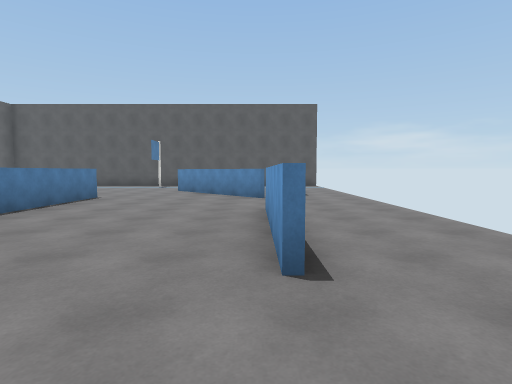
view 1 (above)

20 first-person views from a walk through a 3-D level made in the Unity game engine. The camera is 1.4 m above the floor, tilts 4° down and sees 80° across. The floor is counted in squares, 2 m on a side. Each view is taken from the middle of a square. On the plan, view 1 faces up. The plan holds only what a view shows up to about 10 squares ahead; the rest is blank. Surface patterns are stand-ins for the level's own textures.

view 2
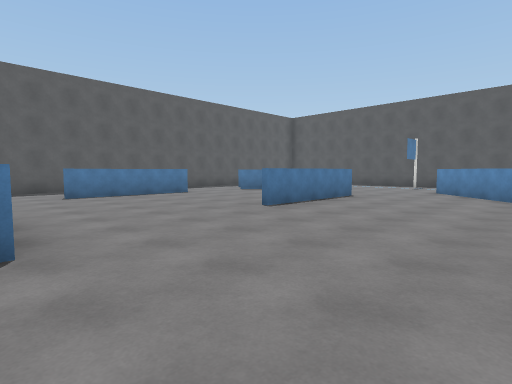

view 3
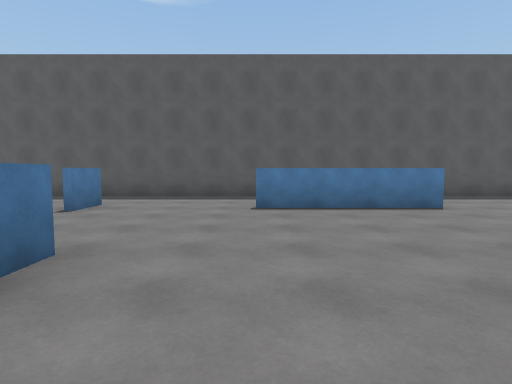

view 4
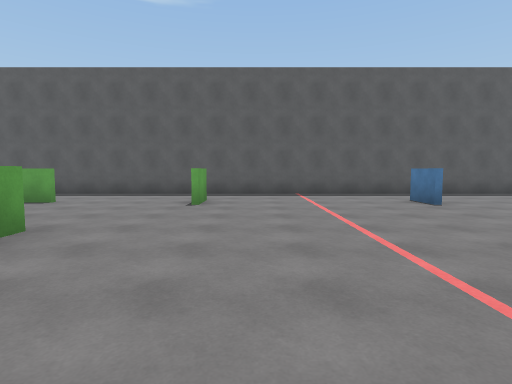

view 5
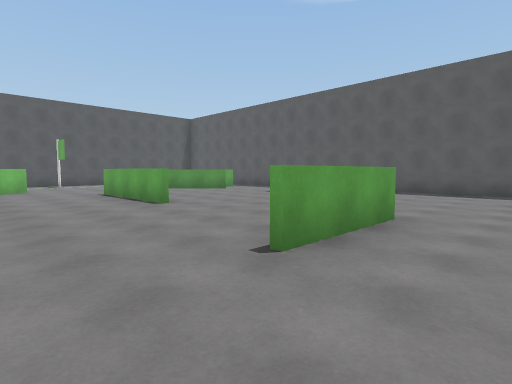

view 6
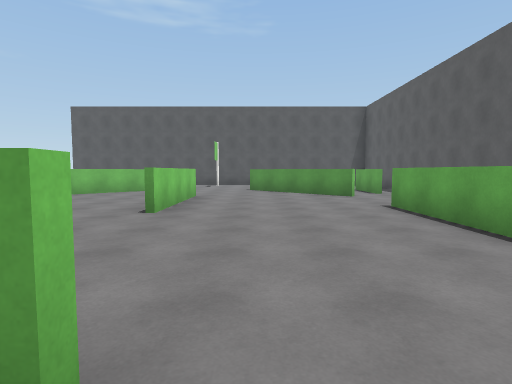

view 7
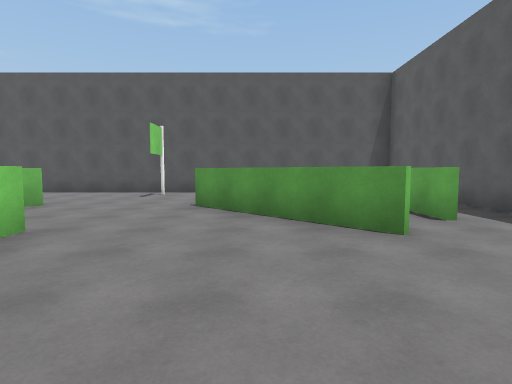

view 8
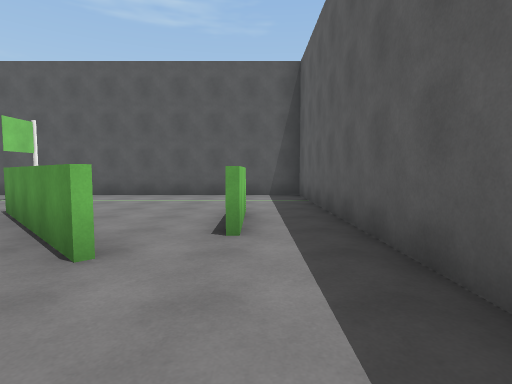

view 9
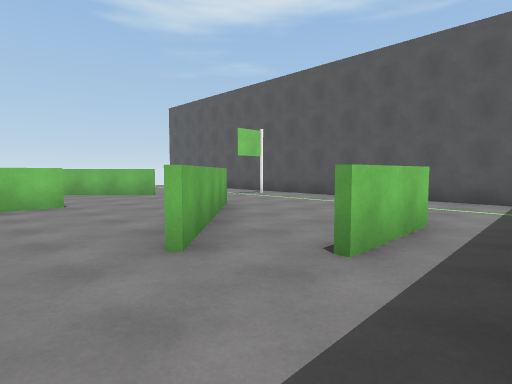

view 10
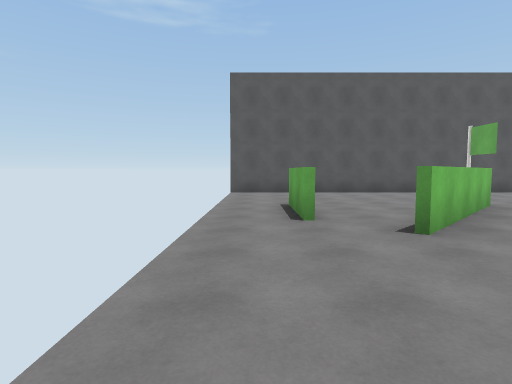

view 11
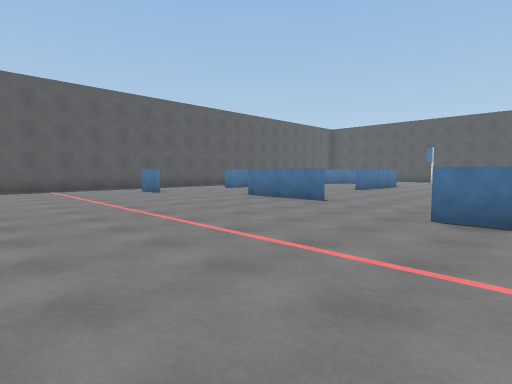

view 12
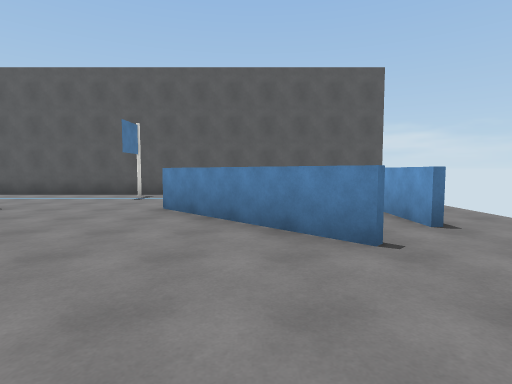

view 13
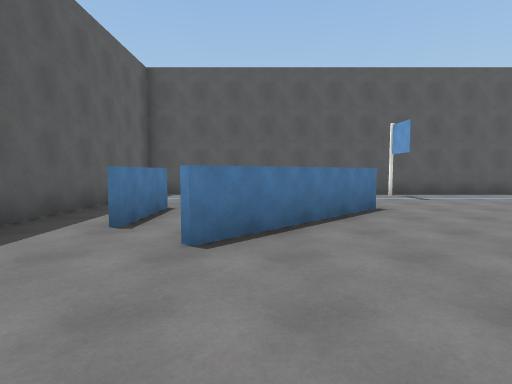

view 14
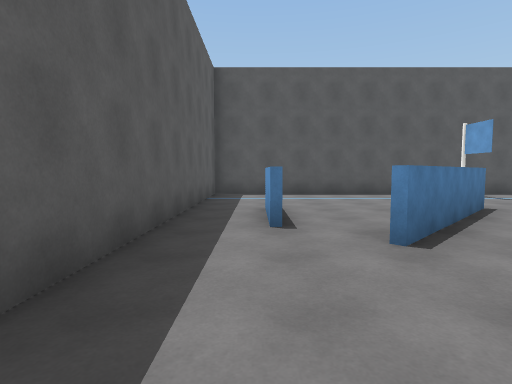

view 15
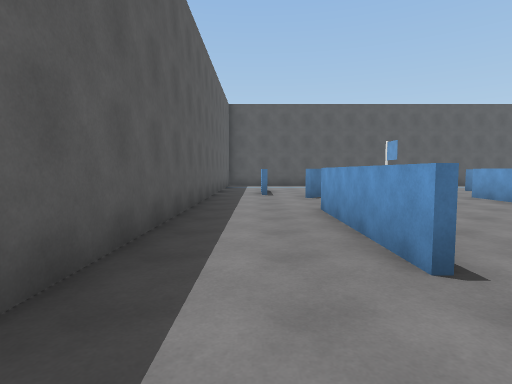

view 16
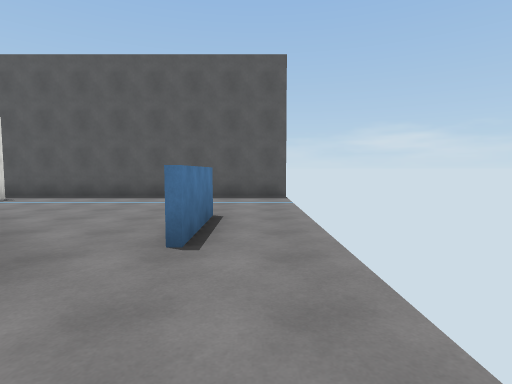

view 17
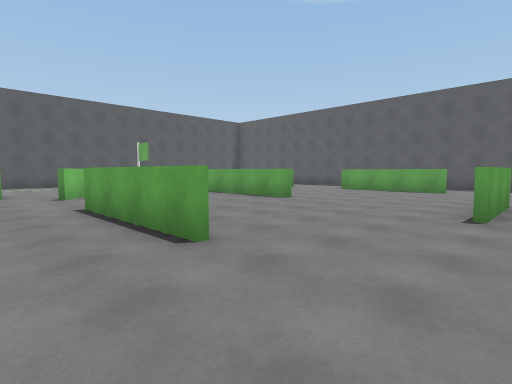

view 18
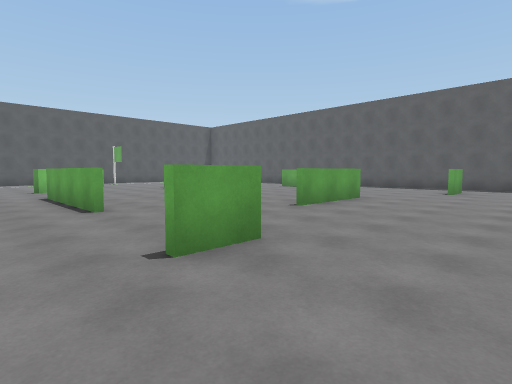

view 19
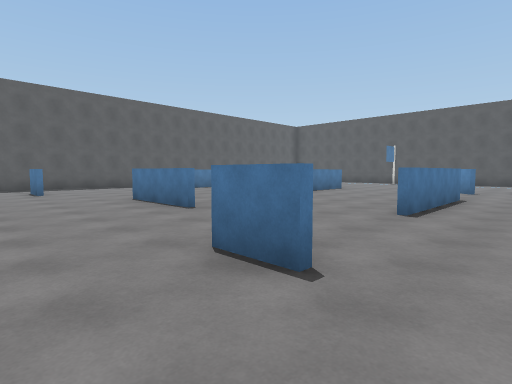

view 20
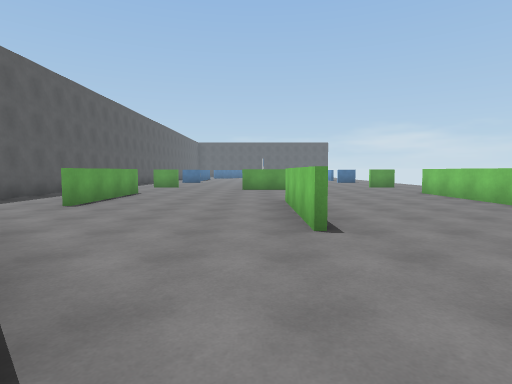

### Floor plan
Points are (right, up) in squares from view 1. A wall is a line through its corners. A room is listed if a view was taken in it or the views show most of it. See-through windows are left out.
Room 1 (views 1, 2, 3, 4, 5, 6, 7, 8, 9, 10, 11, 12, 13, 14, 15, 16, 17, 18, 19, 20)
walls: (-5.6, -7.7) (-3.9, -7.7); (-3.9, 0.2) (-5.5, 0.2); (-0.4, -6.2) (0.8, -6.2); (-5.5, 0.3) (-4.9, 0.3); (-8.2, -1.3) (-9.2, -1.3); (0.9, -1.3) (-0.2, -1.3); (-9.2, -6.2) (-8.2, -6.2); (-9.2, -1.2) (-8.2, -1.2); (0.3, -9.5) (0.3, -11); (-8.7, -9.4) (-8.7, -11.1); (-4.2, -11.9) (-4.2, -13); (0.2, -11.1) (0.2, -9.5); (-4.3, -13) (-4.3, -12); (-8.8, 3.9) (-8.8, 5.5); (0.3, 5.5) (0.3, 3.9); (-8.7, 5.6) (-8.7, 3.9); (-4.3, 6.9) (-4.3, 8); (-4.2, 8) (-4.2, 6.9); (-8.7, -15.2) (-5.8, -18.1); (0.2, 7.7) (-2.8, 10.7); (-1.2, -16.6) (0.1, -15.3); (1.3, -16.2) (1.3, -17.9); (-7.4, 8.9) (-8.7, 7.7); (-9.7, -16.2) (-9.7, -17.4); (-6.4, -17.7) (-8.8, -15.3); (1.2, 8.9) (1.2, 10.2); (-2.8, -18.2) (-1.5, -16.8); (-5.9, -18.2) (-6.3, -17.8); (-5.8, 10.6) (-7.1, 9.3); (-9.8, -18) (-9.8, -16.2); (1.3, 10.8) (1.3, 8.9); (-9.7, 10.8) (-9.7, 8.9); (2.9, 14.2) (-11.2, 14.2) (-11.2, -21.8) (2.9, -21.8)
objects: other object (-4, -21); other object (-4, 14)

Where each view was taken, in squares from view 1:
view 1: 0 up, 0 right, facing up
view 2: 0 up, 0 right, facing up-left
view 3: 2 up, 3 left, facing left
view 4: 5 down, 2 left, facing left
view 5: 6 down, 1 left, facing down-left
view 6: 7 down, 6 left, facing down
view 7: 12 down, 7 left, facing down
view 8: 13 down, 10 left, facing down
view 9: 14 down, 11 left, facing down-right
view 10: 12 down, 2 right, facing down
view 11: 6 down, 1 right, facing up-left
view 12: 5 up, 1 left, facing up
view 13: 5 up, 8 left, facing up
view 14: 5 up, 10 left, facing up
view 15: 0 up, 10 left, facing up
view 16: 6 up, 2 right, facing up
view 17: 7 down, 2 right, facing down-left
view 18: 4 down, 2 right, facing down-left
view 19: 3 down, 2 right, facing up-left
view 20: 19 down, 5 left, facing up
